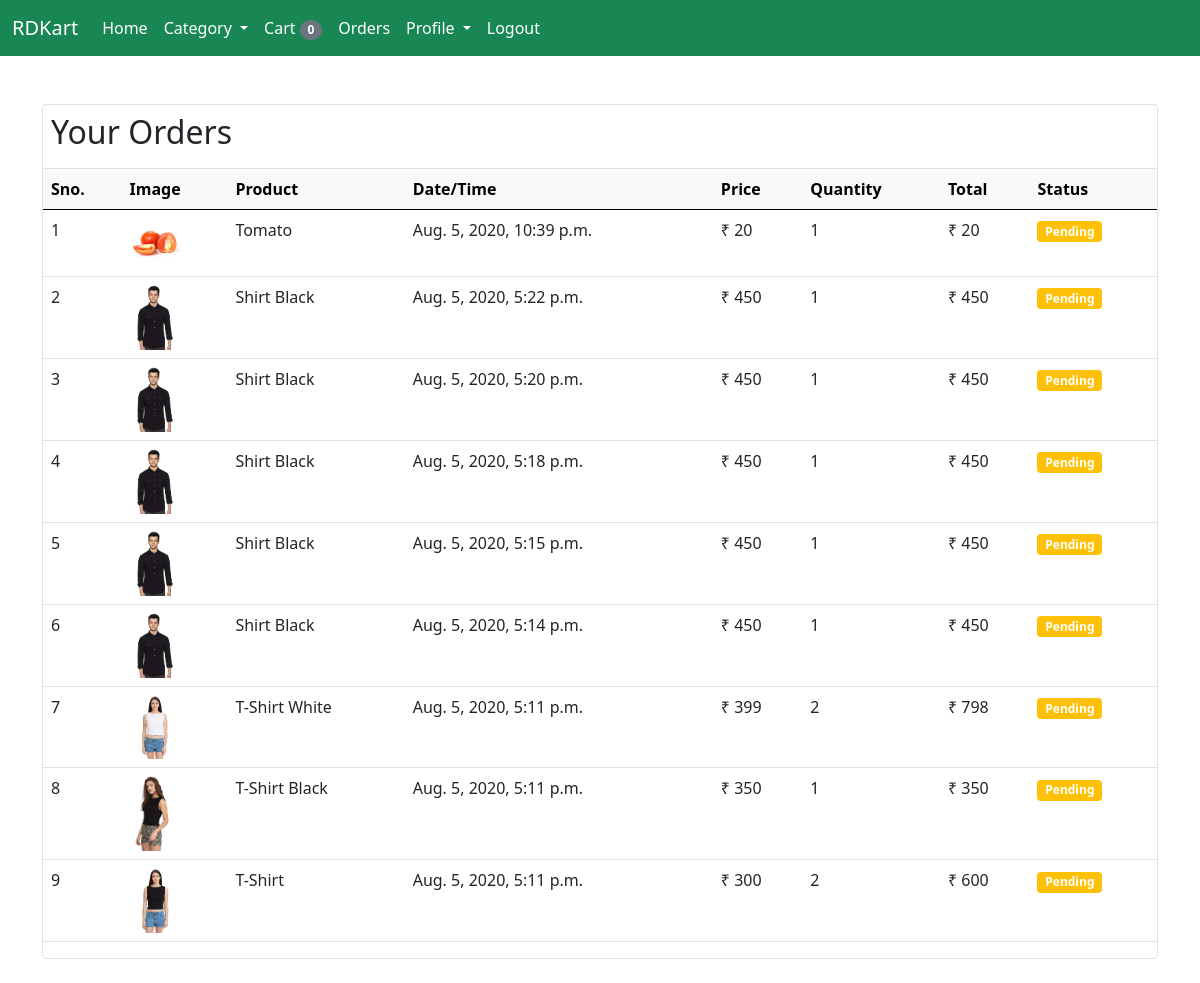
Screenshot of /orders/ (signed in) with the database file from the repository.
### store/models/orders.py (models this page shows, shortened)
class Order(models.Model):
    product = models.ForeignKey(Product, on_delete=models.CASCADE)
    customer = models.ForeignKey(Customer, on_delete=models.CASCADE)
    quantity = models.IntegerField(default=1)
    price = models.IntegerField()
    address = models.CharField(max_length=200,default='')
    phone = models.CharField(max_length=13,default='')
    date = models.DateTimeField(default=datetime.datetime.today)
    status = models.BooleanField(default=False)
    @staticmethod
    def get_orders_by_customer(customer_id):
        return Order.objects.filter(customer=customer_id).order_by('-date')

### store/models/product.py (models this page shows, shortened)
class Product(models.Model):
    name = models.CharField(max_length=50)
    price = models.IntegerField(default=0)
    category = models.ForeignKey(Category, on_delete=models.CASCADE)
    description = models.TextField(max_length=500,default='')
    qty = models.IntegerField(default=0)
    image = models.ImageField(upload_to='products/')

### store/middleware/auth.py (the view)
    def middleware(request):
        return_url = request.META['PATH_INFO']
        if not request.session.get('customer'):
            return redirect(f'/login?return_url={return_url}')
        response = get_response(request)
        return response

### store/templatetags/cart.py (called while the page is built)
@register.filter(name='currency')
def currency(number):
    return '₹ ' + str(number)

@register.filter(name='multiply')
def multiply(price,qty):
    return price * qty

### store/views/orders.py (called while the page is built)
    def get(self, request):
        customer = request.session.get('customer')
        orders = Order.get_orders_by_customer(customer)
        return render(request, 'orders/order.html',{'orders':orders})

### store/templates/orders/order.html (shortened to what this page needs)
{% include 'base.html' %}
{% load cart %}
  {% block body %}
    <section class="container">
        <div class="row row-cols-1 row-cols-sm-1 gy-5">
             <div class="col">
                <div class="border rounded my-4">
                  <h2 class="p-2">Your Orders</h2>
                  <table class="table">
                    <thead class="table-light border-top">
                      <tr>
                        <th>Sno.</th>
                        <th>Image</th>
                        <th>Product</th>
                        <th>Date/Time</th>
                        <th>Price</th>
                        <th>Quantity</th>
                        <th>Total</th>
                        <th>Status</th>
                      </tr>
                    </thead>
                    <tbody>
                      {% for order in orders  %}
                        <tr>
                          <td>{{forloop.counter}}</td>
                          <td><img style="width:50px" src="{{order.product.image.url}}" alt=""></td>
                          <td>{{order.product.name}}</td>
                          <td>{{order.date}}</td>
                          <td>{{order.price|currency}}</td>
                          <td>{{order.quantity}}</td>
                          <td>{{order.price|multiply:order.quantity|currency}}</td>
                          {% if order.status == True %}
                            <td> <small class="badge  bg-success">Completed</small></td>
                          {% else %}
                            <td> <small class="badge  bg-warning">Pending</small></td>
                          {% endif %}
                        </tr>
                      {% endfor %}
                    </tbody>
                  </table>
                </div>
             </div>
        </div>
    </section>
  {% endblock body %}

### store/templates/base.html (shortened to what this page needs)
<!doctype html>
<html lang="en">
  <head>
    <link rel="stylesheet" href="https://stackpath.bootstrapcdn.com/bootstrap/5.0.0-alpha1/css/bootstrap.min.css">
  </head>
  <body>
    <header class="pb-4">
        <nav class="navbar navbar-expand-lg navbar-dark bg-success">
            <div class="container-fluid">
                <a class="navbar-brand" href="{% url 'home' %}">RDKart</a>
                <div class="collapse navbar-collapse" id="navbarSupportedContent">
                    <ul class="navbar-nav mr-auto mb-2 mb-lg-0">
                        <li class="nav-item">
                        <a class="nav-link active" aria-current="page" href="{% url 'home' %}">Home</a>
                        </li>
                          <li class="nav-item dropdown">
                            <a class="nav-link dropdown-toggle" href="#" id="navbarDropdown" role="button" data-toggle="dropdown" aria-expanded="false">
                                Category
                            </a>
                        </li>
                    </ul>
                    <ul class="navbar-nav ml-auto mb-2 mb-lg-0">
                        <li class="nav-item">
                            <a class="nav-link" href="/cart">Cart
                            <small class="badge rounded-pill bg-secondary">{{request.session.cart.keys|length}}</small>
                            </a>
                        </li>
                        <li class="nav-item">
                            <a class="nav-link" href="/orders">Orders</a>
                        </li>
                        {% if request.session.customer %}
                            <li class="nav-item dropdown">
                                <a class="nav-link dropdown-toggle" href="#" id="navbarDropdown" role="button" data-toggle="dropdown" aria-expanded="false">
                                    Profile
                                </a>
                            </li>
                            <li class="nav-item">
                                <a class="nav-link" href="/logout">Logout</a>
                            </li>
                          {% endif %}
                        </ul>
                    </div>
            </div>
        </nav>
    </header>
  </body>
</html>

### store/templates/base.html (style rules this page uses)
.navbar-nav a { color:#fff !important }

### rows the page displays
Order: product.image (picture), product.name "Tomato", date "Aug. 5, 2020, 10:39 p.m.", price "₹ 20", quantity "1", price|multiply "₹ 20", status "Pending"
Order: product.image (picture), product.name "Shirt Black", date "Aug. 5, 2020, 5:22 p.m.", price "₹ 450", quantity "1", price|multiply "₹ 450", status "Pending"
Order: product.image (picture), product.name "Shirt Black", date "Aug. 5, 2020, 5:20 p.m.", price "₹ 450", quantity "1", price|multiply "₹ 450", status "Pending"
Order: product.image (picture), product.name "Shirt Black", date "Aug. 5, 2020, 5:18 p.m.", price "₹ 450", quantity "1", price|multiply "₹ 450", status "Pending"
Order: product.image (picture), product.name "Shirt Black", date "Aug. 5, 2020, 5:15 p.m.", price "₹ 450", quantity "1", price|multiply "₹ 450", status "Pending"
Order: product.image (picture), product.name "Shirt Black", date "Aug. 5, 2020, 5:14 p.m.", price "₹ 450", quantity "1", price|multiply "₹ 450", status "Pending"
Order: product.image (picture), product.name "T-Shirt White", date "Aug. 5, 2020, 5:11 p.m.", price "₹ 399", quantity "2", price|multiply "₹ 798", status "Pending"
Order: product.image (picture), product.name "T-Shirt Black", date "Aug. 5, 2020, 5:11 p.m.", price "₹ 350", quantity "1", price|multiply "₹ 350", status "Pending"
Order: product.image (picture), product.name "T-Shirt", date "Aug. 5, 2020, 5:11 p.m.", price "₹ 300", quantity "2", price|multiply "₹ 600", status "Pending"

### other values shown
{{ request.session.cart.keys|length }} "0"
